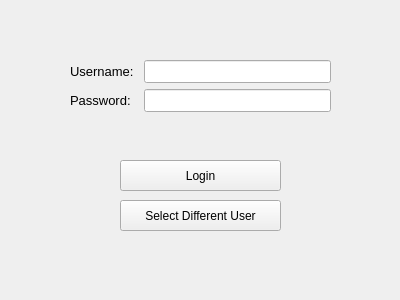
<?xml version="1.0" encoding="UTF-8"?>
<ui version="4.0">
 <class>StaffLogin</class>
 <widget class="QWidget" name="StaffLogin">
  <property name="geometry">
   <rect>
    <x>0</x>
    <y>0</y>
    <width>400</width>
    <height>300</height>
   </rect>
  </property>
  <property name="windowTitle">
   <string>Staff Login</string>
  </property>
  <widget class="QWidget" name="formLayoutWidget">
   <property name="geometry">
    <rect>
     <x>70</x>
     <y>60</y>
     <width>261</width>
     <height>61</height>
    </rect>
   </property>
   <layout class="QFormLayout" name="formLayout">
    <item row="0" column="0">
     <widget class="QLabel" name="username_lbl">
      <property name="font">
       <font>
        <pointsize>10</pointsize>
       </font>
      </property>
      <property name="text">
       <string>Username: </string>
      </property>
     </widget>
    </item>
    <item row="0" column="1">
     <widget class="QLineEdit" name="username_lineEdit">
      <property name="font">
       <font>
        <pointsize>10</pointsize>
       </font>
      </property>
     </widget>
    </item>
    <item row="1" column="0">
     <widget class="QLabel" name="password_lbl">
      <property name="font">
       <font>
        <pointsize>10</pointsize>
       </font>
      </property>
      <property name="text">
       <string>Password: </string>
      </property>
     </widget>
    </item>
    <item row="1" column="1">
     <widget class="QLineEdit" name="password_lineEdit">
      <property name="font">
       <font>
        <pointsize>10</pointsize>
       </font>
      </property>
     </widget>
    </item>
   </layout>
  </widget>
  <widget class="QLabel" name="message_lbl">
   <property name="geometry">
    <rect>
     <x>50</x>
     <y>130</y>
     <width>291</width>
     <height>20</height>
    </rect>
   </property>
   <property name="font">
    <font>
     <pointsize>9</pointsize>
    </font>
   </property>
   <property name="text">
    <string/>
   </property>
   <property name="alignment">
    <set>Qt::AlignCenter</set>
   </property>
  </widget>
  <widget class="QPushButton" name="login_btn">
   <property name="geometry">
    <rect>
     <x>120</x>
     <y>160</y>
     <width>161</width>
     <height>31</height>
    </rect>
   </property>
   <property name="text">
    <string>Login</string>
   </property>
  </widget>
  <widget class="QPushButton" name="diff_user_btn">
   <property name="geometry">
    <rect>
     <x>120</x>
     <y>200</y>
     <width>161</width>
     <height>31</height>
    </rect>
   </property>
   <property name="text">
    <string>Select Different User</string>
   </property>
  </widget>
 </widget>
 <resources/>
 <connections/>
</ui>
